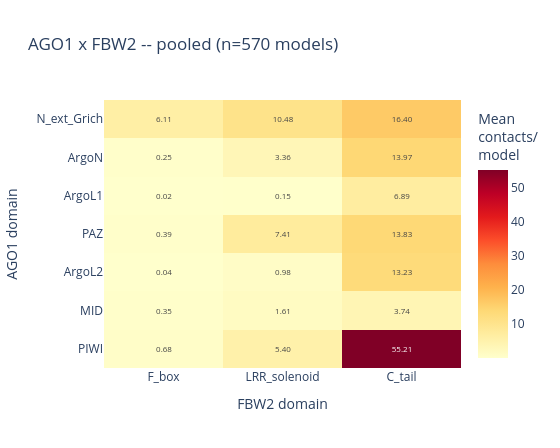

This figure's notebook cell:
### Markdown cell above
## One heatmap per couple (all backends, all clusters pooled)

### Code cell
n_models_total = df.groupby(["cluster", "fname"]).ngroups
for c in COUPLES:
    heatmap_from_matrix(
        couple_matrix(df, c, n_models_total), c,
        f"{RECEPTOR_NAME} x {LIGAND_CHAIN_NAMES[c]} -- pooled (n={n_models_total} models)",
        f"{RECEPTOR_NAME.lower()}_{LIGAND_CHAIN_NAMES[c].lower()}_heatmap_pooled.html")

### Figure 1 — Plotly figure (JSON) as saved in the notebook; plotly's stock layout.template omitted (floating-point values rounded to 4 significant figures)
{"data": [{"colorbar": {"title": {"text": "Mean<br>contacts/<br>model"}}, "colorscale": [[0.0, "rgb(255,255,204)"], [0.125, "rgb(255,237,160)"], [0.25, "rgb(254,217,118)"], [0.375, "rgb(254,178,76)"], [0.5, "rgb(253,141,60)"], [0.625, "rgb(252,78,42)"], [0.75, "rgb(227,26,28)"], [0.875, "rgb(189,0,38)"], [1.0, "rgb(128,0,38)"]], "hovertemplate": "AGO1: %{y}<br>FBW2: %{x}<br>%{z:.3f} contacts/model<extra></extra>", "text": [["6.11", "10.48", "16.40"], ["0.25", "3.36", "13.97"], ["0.02", "0.15", "6.89"], ["0.39", "7.41", "13.83"], ["0.04", "0.98", "13.23"], ["0.35", "1.61", "3.74"], ["0.68", "5.40", "55.21"]], "textfont": {"size": 8}, "texttemplate": "%{text}", "type": "heatmap", "x": ["F_box", "LRR_solenoid", "C_tail"], "y": ["N_ext_Grich", "ArgoN", "ArgoL1", "PAZ", "ArgoL2", "MID", "PIWI"], "z": [[6.109, 10.48, 16.4], [0.2526, 3.36, 13.97], [0.01579, 0.1491, 6.888], [0.386, 7.409, 13.83], [0.04211, 0.9772, 13.23], [0.3474, 1.614, 3.735], [0.6807, 5.402, 55.21]]}], "layout": {"height": 448, "title": {"text": "AGO1 x FBW2 -- pooled (n=570 models)"}, "width": 560, "xaxis": {"title": {"text": "FBW2 domain"}}, "yaxis": {"autorange": "reversed", "title": {"text": "AGO1 domain"}}}}
